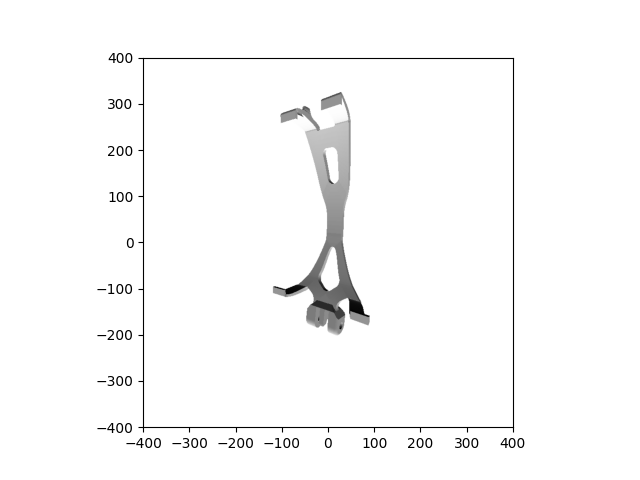

Source code (Python):
# represent cube as center + 2 rotation axes, write function which converts this to coordinates of the 8 vertices
# use coordinates x, y, z, where z is the distance from the observer.
# normalize these vectors (i.e. project them onto unit sphere), and then project the vector from the center to each
# vertex onto the plane, then display the points (and eventually lines between them)

import numpy as np
import matplotlib.pyplot as plt
import stl
import sys

class Triangle:
    def __init__(self, v1 : np.array, v2 : np.array, v3 : np.array):
        self.v1 = v1
        self.v2 = v2
        self.v3 = v3

        self.v1_2d = None
        self.v2_2d = None
        self.v3_2d = None

        self.color1 = np.array([255, 0, 0])
        self.color2 = np.array([0, 255, 0])
        self.color3 = np.array([255, 0, 255])

    def _edge_func(self, x, v1, v2):
        return (x[0] - v1[0]) * (v2[1] - v1[1]) - (x[1] - v1[1]) * (v2[0] - v1[0])

    def edge_func(self, x : np.array, xdim, ydim): # x [0 - 400, 0 - 400], xdim = 400, ydim = 400
        x = 2 * x / np.array([xdim, ydim]) - 1

        a = self._edge_func(self.v2_2d, self.v3_2d, x)
        b = self._edge_func(self.v3_2d, self.v1_2d, x)
        c = self._edge_func(self.v1_2d, self.v2_2d, x)

        return a, b, c

    def normal(self):
        return np.cross(self.v2 - self.v1, self.v3 - self.v1)

    # def distance(self, x : np.array):

class Camera:
    def __init__(self, pos : np.array, looks_at : np.array, up : np.array, FOV : float):
        self.pos = pos
        self.looks_at = looks_at
        self.up = up
        self.FOV = FOV
        self.near = 1 / np.tan(self.FOV / 2)

        v = looks_at - pos
        v = v / np.linalg.norm(v)

        w = np.cross(v, up)
        w = w / np.linalg.norm(w)

        s = np.cross(w, v)

        self.transform = np.array([np.concatenate((w, - np.array([np.dot(w, pos)]))),
                                   np.concatenate((s, -np.array([np.dot(s, pos)]))),
                                   np.concatenate((v, -np.array([np.dot(v, pos)])))])

    def clip_triangle(self, triangle : Triangle):
        triangle.v1 = self.get_position(triangle.v1)
        triangle.v2 = self.get_position(triangle.v2)
        triangle.v3 = self.get_position(triangle.v3)


    def get_position(self, x : np.array):
         return np.matmul(self.transform, np.concatenate((x, np.array([1]))))

    def project(self, x : np.array):
        return (self.near / x[2]) * x[0:2]

    def project_triangle(self, triangle : Triangle):
        triangle.v1_2d = self.project(triangle.v1)
        triangle.v2_2d = self.project(triangle.v2)
        triangle.v3_2d = self.project(triangle.v3)
        return triangle

    def get_near_intersection(self, v1, v2):
        t = (v1[2] - self.near) / (v2[2] - v1[2])
        return np.array([v1[0] + (v2[0] - v1[0])* t, v1[1] + (v2[1] - v1[1])* t, self.near])

class Renderer:
    def __init__(self, pos : np.array, looks_at : np.array, up : np.array, FOV : float, x_dim = 800, y_dim = 800):
        self.triangles = []
        self.to_render = []
        self.camera = Camera(pos, looks_at, up, FOV)

        self.x_dim = x_dim
        self.y_dim = y_dim

        self.canvas = 255*np.ones(shape=(self.x_dim, self.y_dim, 3)).astype(np.uint8)
        self.distances = 1000000 * np.ones(shape=(self.x_dim, self.y_dim))

        self.count = 0

    def addTriangle(self, v1 : np.array, v2 : np.array, v3 : np.array):
        self.triangles.append(Triangle(v1, v2, v3))

    def clipTriangles(self):
        for triangle in self.triangles:
            self.camera.clip_triangle(triangle)

            if triangle.normal()[2] < 0:
                continue

            # a = (triangle.v1[2] >= self.camera.near)
            # b = (triangle.v2[2] >= self.camera.near)
            # c = (triangle.v3[2] >= self.camera.near)

            # if a and b and c:

            self.camera.project_triangle(triangle)
            self.to_render.append(triangle)
            self.count += 1

            # elif not a and not b and not c:
            #     continue
            #
            # elif not a and b and c:
            #     t1 = Triangle(self.camera.get_near_intersection(triangle.v1, triangle.v2), triangle.v2, triangle.v3)
            #     t2 = Triangle(self.camera.get_near_intersection(triangle.v1, triangle.v2), triangle.v3, self.camera.get_near_intersection(triangle.v1, triangle.v3))
            #     self.to_render.append(self.camera.project_triangle(t1))
            #     self.to_render.append(self.camera.project_triangle(t2))
            # elif not a and not b and c:
            #     t1 = Triangle(self.camera.get_near_intersection(triangle.v1, triangle.v3),
            #                   self.camera.get_near_intersection(triangle.v2, triangle.v3),
            #                   triangle.v3)
            #     self.to_render.append(self.camera.project_triangle(t1))
            # elif not a and b and not c:
            #     t1 = Triangle(self.camera.get_near_intersection(triangle.v1, triangle.v2),
            #                   triangle.v2,
            #                   self.camera.get_near_intersection(triangle.v3, triangle.v2))
            #     self.to_render.append(self.camera.project_triangle(t1))
            # elif a and not b and c:
            #     t1 = Triangle(triangle.v1, self.camera.get_near_intersection(triangle.v2, triangle.v1), triangle.v3)
            #     t2 = Triangle(self.camera.get_near_intersection(triangle.v2, triangle.v1), self.camera.get_near_intersection(triangle.v2, triangle.v3), triangle.v3)
            #     self.to_render.append(self.camera.project_triangle(t1))
            #     self.to_render.append(self.camera.project_triangle(t2))
            # elif a and b and not c:
            #     t1 = Triangle(triangle.v1, triangle.v2, self.camera.get_near_intersection(triangle.v1, triangle.v2))
            #     t2 = Triangle(self.camera.get_near_intersection(triangle.v1, triangle.v3), triangle.v1, self.camera.get_near_intersection(triangle.v2, triangle.v3))
            #     self.to_render.append(self.camera.project_triangle(t1))
            #     self.to_render.append(self.camera.project_triangle(t2))
            # elif a and not b and not c:
            #     t1 = Triangle(self.camera.get_near_intersection(triangle.v1, triangle.v2), self.camera.get_near_intersection(triangle.v1, triangle.v3), triangle.v1)
            #     self.to_render.append(self.camera.project_triangle(t1))

        print("{} polygons clipped.".format(len(self.to_render) - self.count))

    def draw_triangles(self):
        print("rendering ", len(self.to_render), " triangles")
        for i, triangle in enumerate(self.to_render):
            bounding_box = np.array([self.x_dim / 2 * max(min(triangle.v1_2d[0], triangle.v2_2d[0], triangle.v3_2d[0]), -1) + self.x_dim / 2,
                                     self.x_dim / 2 * min(1, max(triangle.v1_2d[0], triangle.v2_2d[0], triangle.v3_2d[0])) + self.x_dim / 2,
                                     self.y_dim / 2 * max(-1, min(triangle.v1_2d[1], triangle.v2_2d[1], triangle.v3_2d[1])) + self.y_dim / 2,
                                     self.y_dim / 2 * min(1, max(triangle.v1_2d[1], triangle.v2_2d[1], triangle.v3_2d[1])) + self.y_dim / 2]).astype(np.int64)

            unit = triangle.normal() / np.linalg.norm(triangle.normal())
            color = 255 * (unit[1] + 1) / 2

            if (i % 1000 == 0):
                print ("{} of {} polygons rendered...".format(i, len(self.to_render)))

                # print(i, bounding_box, triangle.v1_2d, triangle.v2_2d, triangle.v3_2d, color)

            # area = triangle._edge_func(triangle.v1, triangle.v2, triangle.v3)
            for x in range(bounding_box[0], bounding_box[1] + 1):
                for y in range(bounding_box[2], bounding_box[3] + 1):
                    pos = np.array([x, y])
                    a, b, c = triangle.edge_func(pos, self.x_dim, self.y_dim)

                    if a <= 0 and b <= 0 and c <= 0:

                        area = a + b + c
                        a /= area
                        b /= area
                        c /= area

                        dist = 1 / (a / triangle.v1[2] + b / triangle.v2[2] + c / triangle.v3[2])

                        if (dist < self.distances[self.y_dim - y - 1, x -1]):
                            self.distances[self.y_dim - y - 1, x -1] = dist
                            self.canvas[self.y_dim - y - 1, x - 1] = np.asarray([color, color, color], dtype=np.uint8)

        print("Rendering image.")
        plt.imshow(self.canvas, extent=[-self.x_dim / 2, self.x_dim / 2, -self.y_dim/2,self.y_dim/2])
        plt.savefig("render.png")
        plt.show()

def render(file):
    mesh = stl.mesh.Mesh.from_file(file)
    avg = mesh.vectors.mean(axis=1)

    vals, vecs = np.linalg.eigh(np.matmul(avg.T, avg)) # get principle components

    # indices = np.argsort(vals)
    # vecs = vecs[indices]
    # vecs /= np.linalg.norm(vecs, axis=1)

    # print(vecs.shape, vals.shape)
    # print("vecs:", vecs, "vals:", vals, "norms:", np.linalg.norm(vecs, axis=0))

    # min = mesh.vectors.min(axis=0).min(axis=0)
    # max = mesh.vectors.max(axis=0).max(axis=0)

    #r = Renderer(min - (max - min) / 4, mean, np.array([0, 1, 0]), np.pi / 2)
    #r = Renderer(np.array([15, min[1] - (max[1] - min[1]) / 2, 4*mean[2]]), mean, np.array([0, 0, 1]), np.pi / 2)

    indices = np.random.choice(range(mesh.vectors.shape[0]), size = np.min([1000, mesh.vectors.shape[0]]), replace=False)
    sample = avg[indices]

    max = np.matmul(sample, vecs[:,0]).max()
    maxz = np.matmul(sample, vecs[:,2]).max()

    mean = avg.mean(axis=0)

    r = Renderer(vecs[:,0] * 1.8 * max + np.array([0,0,5]), mean, np.array([0, 0, 1]), np.pi / 2)

    for polygon in mesh.vectors:
        r.addTriangle(polygon[0], polygon[1], polygon[2])

    r.clipTriangles()
    r.draw_triangles()

if __name__ == "__main__":
    render(sys.argv[1])